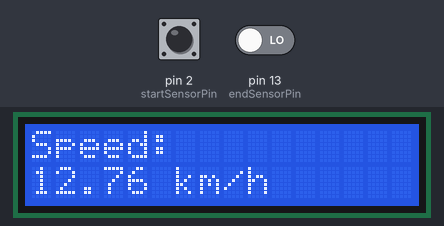
A sketch run on a simulated Arduino Uno, built with avr-gcc and run on an emulated ATmega328P. Parts: 16×2 character LCD. The inputs (shaded band) are chosen by the test bench; at power-on: pin 2 (startSensorPin) LOW, pin 13 (endSensorPin) LOW. What the sketch prints to the serial monitor is not drawn.

Above: at 1.2 s.
1.3 s: pin 2 (startSensorPin) pulsed HIGH 2 times (0.12 s each, 0.3 s apart)
At 2.2 s:
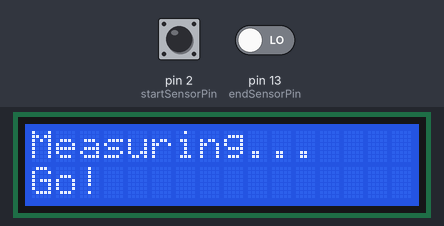
Timing chart, 0 to 4.3 s (numbered marks = the images above; inputs shaded):
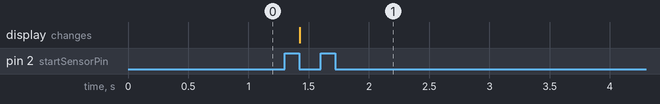

Measured:
- after the input at 1.3 s, the display: changes after 0.12 s (image 1)

The sketch:

speedTrap.ino
```cpp
#include <LiquidCrystal.h>

// LCD pins: RS, E, D4, D5, D6, D7
LiquidCrystal lcd(7, 8, 9, 10, 11, 12);

// IR sensor pins
const int startSensorPin = 2;   // left sensor
const int endSensorPin = 13;    // right sensor

// Most IR obstacle sensors output LOW when object is detected.
// If yours works backwards, change this to HIGH.
const int DETECTED_STATE = LOW;

// Distance between sensors in metres
const float distanceMetres = 0.14;

bool measuring = false;
unsigned long startTime = 0;
unsigned long endTime = 0;

bool startWasTriggered = false;
bool endWasTriggered = false;

float lastSpeedKmh = 0.0;

void setup() {
  Serial.begin(9600);

  pinMode(startSensorPin, INPUT);
  pinMode(endSensorPin, INPUT);

  lcd.begin(16, 2);

  lcd.clear();
  lcd.setCursor(0, 0);
  lcd.print("Speed Trap");
  lcd.setCursor(0, 1);
  lcd.print("Ready");

  Serial.println("=== IR Speed Trap ===");
  Serial.println("Trigger left sensor first, then right sensor.");
  Serial.println("Distance: 14 cm");
  Serial.println();
}

void loop() {
  bool startTriggered = digitalRead(startSensorPin) == DETECTED_STATE;
  bool endTriggered = digitalRead(endSensorPin) == DETECTED_STATE;

  // Start measurement on NEW trigger of left sensor
  if (startTriggered && !startWasTriggered) {
    startMeasurement();
  }

  // End measurement on NEW trigger of right sensor
  if (measuring && endTriggered && !endWasTriggered) {
    finishMeasurement();
  }

  startWasTriggered = startTriggered;
  endWasTriggered = endTriggered;
}

void startMeasurement() {
  measuring = true;
  startTime = micros();

  lcd.clear();
  lcd.setCursor(0, 0);
  lcd.print("Measuring...");
  lcd.setCursor(0, 1);
  lcd.print("Go!");

  Serial.println("Start sensor triggered. Measuring...");
}

void finishMeasurement() {
  endTime = micros();
  measuring = false;

  unsigned long elapsedMicros = endTime - startTime;
  float elapsedSeconds = elapsedMicros / 1000000.0;

  float speedMetresPerSecond = distanceMetres / elapsedSeconds;
  float speedKmh = speedMetresPerSecond * 3.6;

  lastSpeedKmh = speedKmh;

  lcd.clear();
  lcd.setCursor(0, 0);
  lcd.print("Speed:");

  lcd.setCursor(0, 1);
  lcd.print(speedKmh, 2);
  lcd.print(" km/h");

  Serial.print("Time: ");
  Serial.print(elapsedSeconds, 4);
  Serial.println(" s");

  Serial.print("Speed: ");
  Serial.print(speedKmh, 2);
  Serial.println(" km/h");

  Serial.println();
}
```
